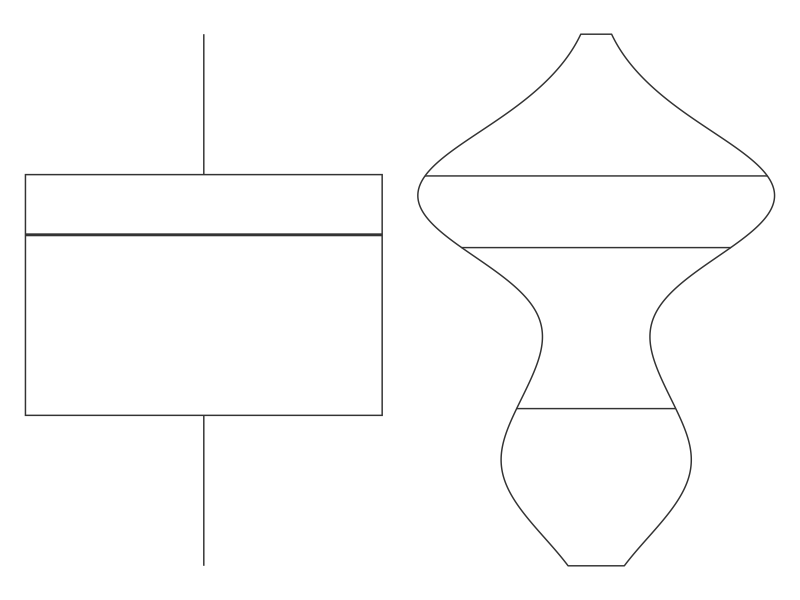
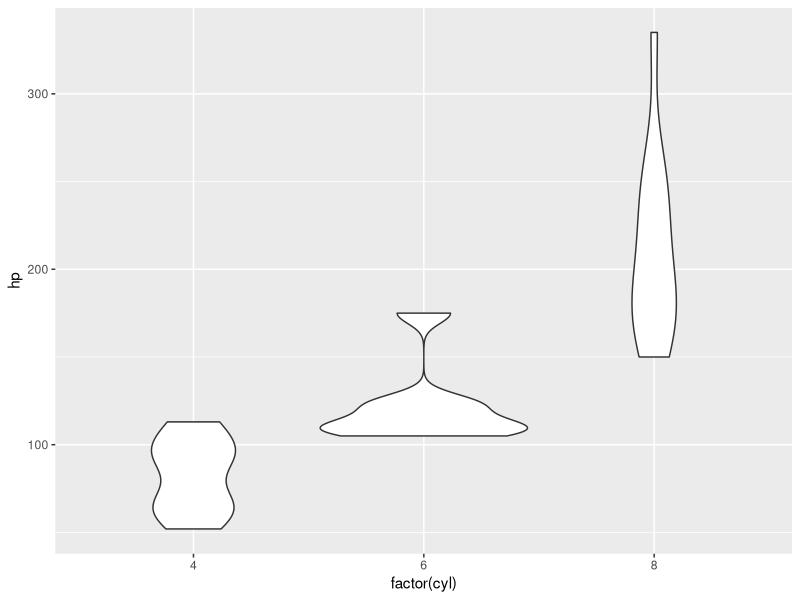

Write R code to recreate these figures, in order.
## ---- chunk 1
library(ggplot2)
## ---- chunk 2
library(patchwork)
no_x_axis <- theme_void()
p1 <- ggplot(faithful, aes(x = 1, y = waiting)) + geom_boxplot() + xlab("") + no_x_axis
p2 <- ggplot(faithful, aes(x = 1, y = waiting)) + geom_violin(draw_quantiles = c(0.25, 0.5, 0.75)) + no_x_axis
p1 + p2
## ---- chunk 3
ggplot(mtcars, aes(x = factor(cyl), y = hp)) +
  geom_violin()
